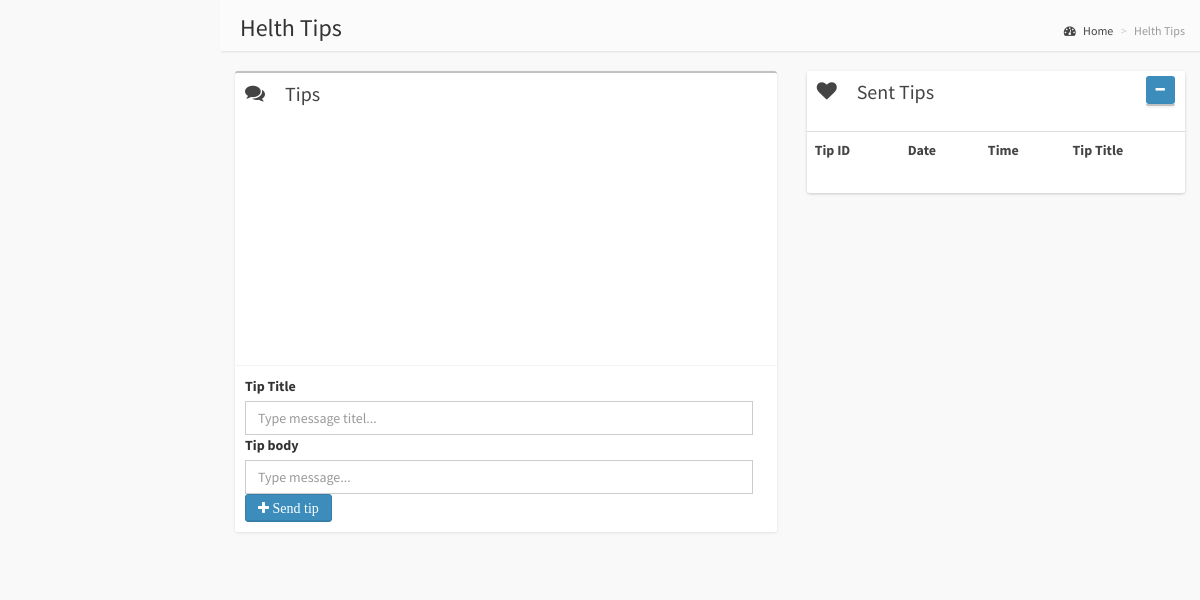
The app's page /views/doctor/healthtips.php, older data.
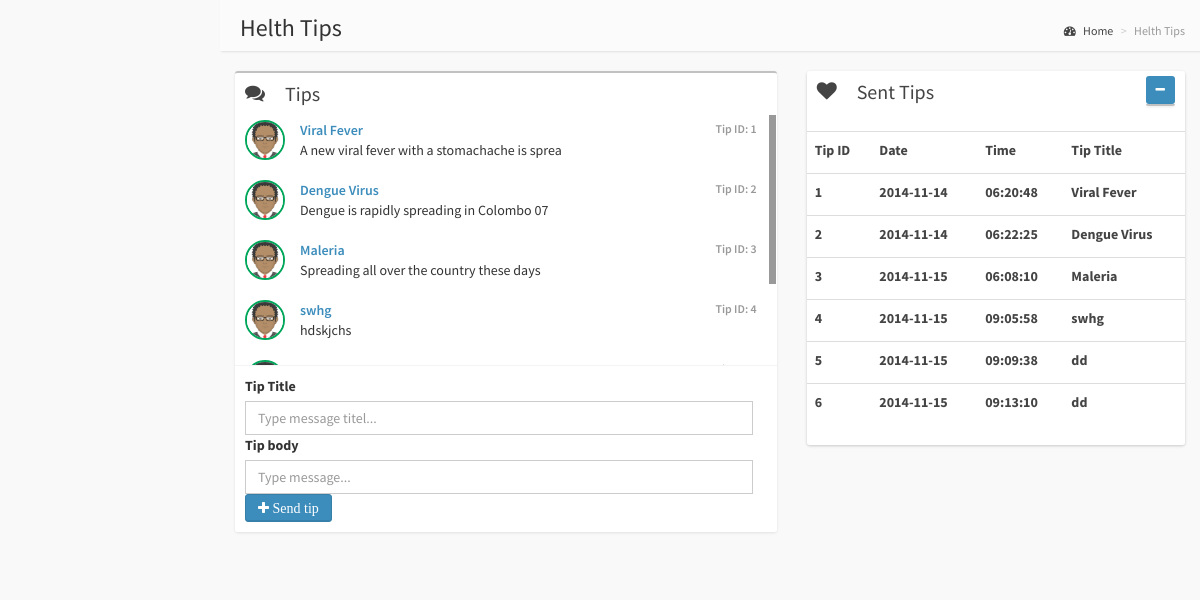
The same page, newer data.
### tables this page shows
CREATE TABLE IF NOT EXISTS `healthtip` (
  `tip_Id` int(11) NOT NULL,
  `tip_Type` varchar(45) DEFAULT NULL,
  `tip_Content` varchar(45) DEFAULT NULL,
  `tip_Date` date DEFAULT NULL,
  `tip_Time` time NOT NULL,
  PRIMARY KEY (`tip_Id`)
);

### classes/config.php (called while the page is built)
<?php
class Config
{
	public static function get($path=null)
	{
		if($path)
		{
			$config=$GLOBALS['config'];
			$path=explode('/',$path);
			foreach($path as $bit)
				{
					if(isset($config[$bit])){
						$config=$config[$bit];
					}
				}
		return($config);
		}
	}
}

### classes/db.php (called while the page is built, shortened)
<?php
class DB{
	private static $_instance=null;
	private $_pdo,
			$_query,
			$_error=false,
			$_result,
			$_count=0;
	private function __construct(){
	try{
		$this->_pdo=new PDO('mysql:host=' . Config::get('mysql/host') . ';dbname=' . Config::get('mysql/db') ,Config::get('mysql/username'),Config::get('mysql/password'));
		}
	catch(PDOException $e)
		{
		die($e->getMessage());
		}
	}
	public static function getInstance()
	{
	 if(!isset(self::$_instance))
	 {
		self::$_instance =new DB();
	 }
	 return self::$_instance;
	}
	public function  query($sql, $params=array())
	{
		if($this->_query = $this->_pdo->prepare($sql))
		{
				if($this->_query->execute()){
					$this->_result = $this->_query->fetchAll(PDO::FETCH_OBJ);
					}
				else{
					$this->_error=true;
				}
		}
		return($this);
	}
	public function results()
	{
		return $this->_result;
	}
}
?>

### views/doctor/healthtips.php (the view, shortened to what this page needs)
<!DOCTYPE html>
<html>
<head>
    <link href="../../css/bootstrap.min.css" rel="stylesheet" type="text/css" />
    <link href="../../css/font-awesome.min.css" rel="stylesheet" type="text/css" />
    <link href="../../css/ionicons.min.css" rel="stylesheet" type="text/css" />
    <link href="../../css/morris/morris.css" rel="stylesheet" type="text/css" />
    <link href="../../css/jvectormap/jquery-jvectormap-1.2.2.css" rel="stylesheet" type="text/css" />
    <link href="../../css/datepicker/datepicker3.css" rel="stylesheet" type="text/css" />
    <link href="../../css/daterangepicker/daterangepicker-bs3.css" rel="stylesheet" type="text/css" />
    <link href="../../css/bootstrap-wysihtml5/bootstrap3-wysihtml5.min.css" rel="stylesheet" type="text/css" />
    <link href="../../css/AdminLTE.css" rel="stylesheet" type="text/css" />
</head>
<body class="skin-blue">
<div class="wrapper row-offcanvas row-offcanvas-left">
<aside class="right-side">
    <section class="content-header">
        <h1>
            Helth Tips
        </h1>
        <ol class="breadcrumb">
            <li><a href="#"><i class="fa fa-dashboard"></i> Home</a></li>
            <li class="active">Helth Tips</li>
        </ol>
    </section>
    <section class="content">
        <div class="row">
            <section class="col-lg-7 connectedSortable ">
				<?php
				$db=DB::getInstance();
				$db->query('SELECT * FROM healthtip');
				$a=$db->results();
				?>
                <div class="box">
                    <div class="box-header">
                        <i class="fa fa-comments"></i>
                        <h3 class="box-title">Tips</h3>
                    </div>
					<div class='box-body chat' id='chat-box'>
					<?php
					foreach ($a as $ab){
						echo"<div class='item'>
                            <img src='img/avatar.png' alt='user image' class='online'/>
                            <p class='message'>
                                <a href='#' class='name'>
                                    <small class='text-muted pull-right'>Tip ID: ".$ab->tip_Id."</small>".$ab->tip_Type."
                                </a>".$ab->tip_Content."</p>
							</div>";
					}
					?>
                    </div>
                    <div class="box-footer ">
					<form role="form" method="post" action="healthtipspost.php">
                        <div class="input-group">
                            <label>Tip Title</label>
                            <input class="form-control" type="text" name="tiptitle" placeholder="Type message titel..."/>
                            <label>Tip body</label>
                            <input class="form-control" type="text" name="tipbody" placeholder="Type message..."/>
                        </div>
                        <div class="input-group-btn">
                            <div class="btn-group">
                                <button type="submit" class="btn btn-primary  fa fa-plus">
                                    Send tip
                                </button>
                            </div>
                        </div>
					</form>
                    </div>
            </section>
            <section class="col-lg-5 connectedSortable ui-sortable">
                <div class="box box-solid">
                    <div class="box  box-solid">
                        <div class="box-header">
                            <i class="fa fa-heart"></i>
                            <h3 class="box-title"> Sent Tips</h3>
                            <table class="table box-solid">
                                <tbody>
                                <tr>
                                    <td>
                                        <label>
                                            Tip ID
                                        </label>
                                    </td>
                                    <td>
                                        <label>
                                            Date
                                        </label>
                                    </td>
                                    <td>
                                        <label>
                                            Time
                                        </label>
                                    </td>
                                    <td>
										<label>
											Tip Title
										</label>
                                    </td>
                                </tr>
                                <div class="pull-right box-tools">
                                    <button class="btn btn-primary btn-sm" data-widget="collapse"><i class="fa fa-minus"></i></button>
									<div class="box box-body no-padding ">
									<?php
										foreach ($a as $ab){
											echo
												"<tr >
													<td>
														<label>
															".$ab->tip_Id."
														</label>
													</td>
													<td>
														<label>
															".$ab->tip_Date."
														</label>
													</td>
													<td>
														<label>
															".$ab->tip_Time."
														</label>
													</td>
													<td>
														<label>
															".$ab->tip_Type."
														</label>
													</td>";
										}
									?>
                                </div>
                                </div>
                                </tbody>
                            </table>
                        </div>
                </div>
            </section>
        </div>
    </div>
</body>
</html>

Row changes from the older to the newer data that the page shows:
added healthtip: tip_Id "1", tip_Type "Viral Fever", tip_Content "A new viral fever with a stomachache is sprea", tip_Date "2014-11-14", tip_Time "06:20:48"
added healthtip: tip_Id "2", tip_Type "Dengue Virus", tip_Content "Dengue is rapidly spreading in Colombo 07", tip_Date "2014-11-14", tip_Time "06:22:25"
added healthtip: tip_Id "3", tip_Type "Maleria", tip_Content "Spreading all over the country these days", tip_Date "2014-11-15", tip_Time "06:08:10"
added healthtip: tip_Id "4", tip_Type "swhg", tip_Content "hdskjchs", tip_Date "2014-11-15", tip_Time "09:05:58"
added healthtip: tip_Id "5", tip_Date "2014-11-15", tip_Time "09:09:38", tip_Type "dd"
added healthtip: tip_Id "6", tip_Date "2014-11-15", tip_Time "09:13:10", tip_Type "dd", shown under "Sent Tips"
